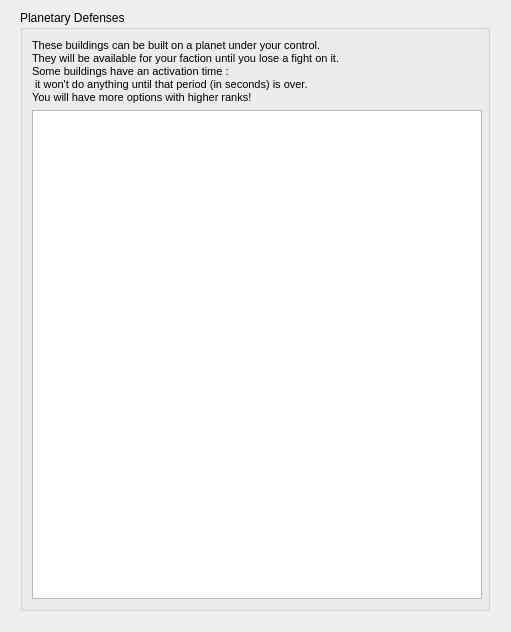
<?xml version="1.0" encoding="UTF-8"?>
<ui version="4.0">
 <class>mainWidget</class>
 <widget class="QWidget" name="mainWidget">
  <property name="geometry">
   <rect>
    <x>0</x>
    <y>0</y>
    <width>511</width>
    <height>632</height>
   </rect>
  </property>
  <property name="windowTitle">
   <string>Temporary Items Shop</string>
  </property>
  <property name="styleSheet">
   <string notr="true"/>
  </property>
  <widget class="QGroupBox" name="groupBox">
   <property name="geometry">
    <rect>
     <x>20</x>
     <y>10</y>
     <width>470</width>
     <height>601</height>
    </rect>
   </property>
   <property name="maximumSize">
    <size>
     <width>470</width>
     <height>16777215</height>
    </size>
   </property>
   <property name="title">
    <string>Planetary Defenses</string>
   </property>
   <property name="flat">
    <bool>false</bool>
   </property>
   <layout class="QGridLayout" name="gridLayout">
    <item row="0" column="0">
     <widget class="QLabel" name="label">
      <property name="text">
       <string>&lt;!DOCTYPE HTML PUBLIC &quot;-//W3C//DTD HTML 4.0//EN&quot; &quot;http://www.w3.org/TR/REC-html40/strict.dtd&quot;&gt;
&lt;html&gt;&lt;head&gt;&lt;meta name=&quot;qrichtext&quot; content=&quot;1&quot; /&gt;&lt;style type=&quot;text/css&quot;&gt;
p, li { white-space: pre-wrap; }
&lt;/style&gt;&lt;/head&gt;&lt;body style=&quot; font-family:'MS Shell Dlg 2'; font-size:8.25pt; font-weight:400; font-style:normal;&quot;&gt;
&lt;p style=&quot; margin-top:0px; margin-bottom:0px; margin-left:0px; margin-right:0px; -qt-block-indent:0; text-indent:0px;&quot;&gt;&lt;span style=&quot; font-size:8pt;&quot;&gt;These buildings can be built on a planet under your control.&lt;/span&gt;&lt;/p&gt;
&lt;p style=&quot; margin-top:0px; margin-bottom:0px; margin-left:0px; margin-right:0px; -qt-block-indent:0; text-indent:0px;&quot;&gt;&lt;span style=&quot; font-size:8pt;&quot;&gt;They will be available for your faction until you lose a fight on it.&lt;/span&gt;&lt;/p&gt;
&lt;p align=&quot;justify&quot; style=&quot; margin-top:0px; margin-bottom:0px; margin-left:0px; margin-right:0px; -qt-block-indent:0; text-indent:0px;&quot;&gt;&lt;span style=&quot; font-size:8pt;&quot;&gt;Some buildings have an activation time :&lt;/span&gt;&lt;/p&gt;
&lt;p align=&quot;justify&quot; style=&quot; margin-top:0px; margin-bottom:0px; margin-left:0px; margin-right:0px; -qt-block-indent:0; text-indent:0px;&quot;&gt;&lt;span style=&quot; font-size:8pt;&quot;&gt; it won't do anything until that period (in seconds) is over.&lt;/span&gt;&lt;/p&gt;
&lt;p align=&quot;justify&quot; style=&quot; margin-top:0px; margin-bottom:0px; margin-left:0px; margin-right:0px; -qt-block-indent:0; text-indent:0px;&quot;&gt;&lt;span style=&quot; font-size:8pt;&quot;&gt;You will have more options with higher ranks!&lt;/span&gt;&lt;/p&gt;&lt;/body&gt;&lt;/html&gt;</string>
      </property>
     </widget>
    </item>
    <item row="1" column="0">
     <widget class="QListWidget" name="reinforcementListWidget">
      <property name="sizePolicy">
       <sizepolicy hsizetype="Fixed" vsizetype="Expanding">
        <horstretch>45</horstretch>
        <verstretch>0</verstretch>
       </sizepolicy>
      </property>
      <property name="minimumSize">
       <size>
        <width>450</width>
        <height>0</height>
       </size>
      </property>
      <property name="maximumSize">
       <size>
        <width>450</width>
        <height>16777215</height>
       </size>
      </property>
      <property name="dragEnabled">
       <bool>true</bool>
      </property>
      <property name="dragDropMode">
       <enum>QAbstractItemView::DragOnly</enum>
      </property>
     </widget>
    </item>
   </layout>
  </widget>
 </widget>
 <resources/>
 <connections/>
</ui>
